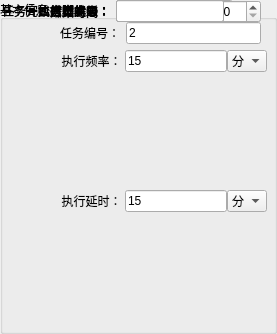
       <widget class="QGroupBox" name="groupBox_Basic_object_2">
        <property name="geometry">
         <rect>
          <x>1</x>
          <y>11</y>
          <width>277</width>
          <height>334</height>
         </rect>
        </property>
        <property name="maximumSize">
         <size>
          <width>300</width>
          <height>16777215</height>
         </size>
        </property>
        <property name="title">
         <string>基本信息</string>
        </property>
        <widget class="QWidget" name="">
         <property name="geometry">
          <rect>
           <x>10</x>
           <y>22</y>
           <width>251</width>
           <height>22</height>
          </rect>
         </property>
         <layout class="QHBoxLayout" name="horizontalLayout_156">
          <item>
           <widget class="QLabel" name="label_cfg_no_2">
            <property name="sizePolicy">
             <sizepolicy hsizetype="Fixed" vsizetype="Preferred">
              <horstretch>0</horstretch>
              <verstretch>0</verstretch>
             </sizepolicy>
            </property>
            <property name="minimumSize">
             <size>
              <width>110</width>
              <height>0</height>
             </size>
            </property>
            <property name="maximumSize">
             <size>
              <width>110</width>
              <height>16777215</height>
             </size>
            </property>
            <property name="text">
             <string>任务编号：</string>
            </property>
            <property name="alignment">
             <set>Qt::AlignRight|Qt::AlignTrailing|Qt::AlignVCenter</set>
            </property>
           </widget>
          </item>
          <item>
           <widget class="QLineEdit" name="lineEdit_cfg_no_2">
            <property name="sizePolicy">
             <sizepolicy hsizetype="Minimum" vsizetype="Fixed">
              <horstretch>0</horstretch>
              <verstretch>0</verstretch>
             </sizepolicy>
            </property>
            <property name="minimumSize">
             <size>
              <width>100</width>
              <height>0</height>
             </size>
            </property>
            <property name="maximumSize">
             <size>
              <width>16777215</width>
              <height>16777215</height>
             </size>
            </property>
            <property name="sizeIncrement">
             <size>
              <width>150</width>
              <height>0</height>
             </size>
            </property>
            <property name="baseSize">
             <size>
              <width>150</width>
              <height>0</height>
             </size>
            </property>
            <property name="text">
             <string>2</string>
            </property>
            <property name="maxLength">
             <number>4</number>
            </property>
           </widget>
          </item>
         </layout>
        </widget>
        <widget class="QWidget" name="">
         <property name="geometry">
          <rect>
           <x>10</x>
           <y>50</y>
           <width>257</width>
           <height>22</height>
          </rect>
         </property>
         <layout class="QHBoxLayout" name="horizontalLayout_9">
          <property name="spacing">
           <number>0</number>
          </property>
          <item>
           <widget class="QLabel" name="label_maddr_2">
            <property name="sizePolicy">
             <sizepolicy hsizetype="Fixed" vsizetype="Preferred">
              <horstretch>0</horstretch>
              <verstretch>0</verstretch>
             </sizepolicy>
            </property>
            <property name="minimumSize">
             <size>
              <width>115</width>
              <height>0</height>
             </size>
            </property>
            <property name="maximumSize">
             <size>
              <width>110</width>
              <height>16777215</height>
             </size>
            </property>
            <property name="text">
             <string>执行频率： </string>
            </property>
            <property name="alignment">
             <set>Qt::AlignRight|Qt::AlignTrailing|Qt::AlignVCenter</set>
            </property>
           </widget>
          </item>
          <item>
           <widget class="QLineEdit" name="lineEdit_maddr_2">
            <property name="sizePolicy">
             <sizepolicy hsizetype="Minimum" vsizetype="Fixed">
              <horstretch>0</horstretch>
              <verstretch>0</verstretch>
             </sizepolicy>
            </property>
            <property name="minimumSize">
             <size>
              <width>102</width>
              <height>0</height>
             </size>
            </property>
            <property name="maximumSize">
             <size>
              <width>50</width>
              <height>16777215</height>
             </size>
            </property>
            <property name="sizeIncrement">
             <size>
              <width>150</width>
              <height>0</height>
             </size>
            </property>
            <property name="baseSize">
             <size>
              <width>150</width>
              <height>0</height>
             </size>
            </property>
            <property name="text">
             <string>15</string>
            </property>
            <property name="maxLength">
             <number>2</number>
            </property>
           </widget>
          </item>
          <item>
           <widget class="QComboBox" name="comboBox">
            <property name="minimumSize">
             <size>
              <width>40</width>
              <height>0</height>
             </size>
            </property>
            <property name="maximumSize">
             <size>
              <width>35</width>
              <height>16777215</height>
             </size>
            </property>
            <property name="currentIndex">
             <number>1</number>
            </property>
            <item>
             <property name="text">
              <string>秒</string>
             </property>
            </item>
            <item>
             <property name="text">
              <string>分</string>
             </property>
            </item>
            <item>
             <property name="text">
              <string>时</string>
             </property>
            </item>
            <item>
             <property name="text">
              <string>日</string>
             </property>
            </item>
            <item>
             <property name="text">
              <string>月</string>
             </property>
            </item>
            <item>
             <property name="text">
              <string>年</string>
             </property>
            </item>
           </widget>
          </item>
         </layout>
        </widget>
        <widget class="QWidget" name="">
         <layout class="QHBoxLayout" name="horizontalLayout_76">
          <item>
           <widget class="QLabel" name="label_baudrate_2">
            <property name="sizePolicy">
             <sizepolicy hsizetype="Fixed" vsizetype="Preferred">
              <horstretch>0</horstretch>
              <verstretch>0</verstretch>
             </sizepolicy>
            </property>
            <property name="minimumSize">
             <size>
              <width>110</width>
              <height>0</height>
             </size>
            </property>
            <property name="maximumSize">
             <size>
              <width>110</width>
              <height>16777215</height>
             </size>
            </property>
            <property name="text">
             <string>方案类型：</string>
            </property>
            <property name="alignment">
             <set>Qt::AlignRight|Qt::AlignTrailing|Qt::AlignVCenter</set>
            </property>
           </widget>
          </item>
          <item>
           <widget class="QComboBox" name="comboBox_baudrate_2">
            <property name="currentIndex">
             <number>0</number>
            </property>
            <item>
             <property name="text">
              <string>普通采集方案(1)</string>
             </property>
            </item>
            <item>
             <property name="text">
              <string>事件采集方案(2)</string>
             </property>
            </item>
            <item>
             <property name="text">
              <string>透明方案(3)</string>
             </property>
            </item>
            <item>
             <property name="text">
              <string>上报方案(4)</string>
             </property>
            </item>
            <item>
             <property name="text">
              <string>脚本方案(5)</string>
             </property>
            </item>
           </widget>
          </item>
         </layout>
        </widget>
        <widget class="QWidget" name="">
         <layout class="QHBoxLayout" name="horizontalLayout_77">
          <item>
           <widget class="QLabel" name="label_port_2">
            <property name="sizePolicy">
             <sizepolicy hsizetype="Fixed" vsizetype="Preferred">
              <horstretch>0</horstretch>
              <verstretch>0</verstretch>
             </sizepolicy>
            </property>
            <property name="minimumSize">
             <size>
              <width>110</width>
              <height>0</height>
             </size>
            </property>
            <property name="maximumSize">
             <size>
              <width>110</width>
              <height>16777215</height>
             </size>
            </property>
            <property name="text">
             <string>方案编号：</string>
            </property>
            <property name="alignment">
             <set>Qt::AlignRight|Qt::AlignTrailing|Qt::AlignVCenter</set>
            </property>
           </widget>
          </item>
          <item>
           <widget class="QLineEdit" name="lineEdit"/>
          </item>
         </layout>
        </widget>
        <widget class="QWidget" name="">
         <layout class="QHBoxLayout" name="horizontalLayout_78">
          <item>
           <widget class="QLabel" name="label_ptl_2">
            <property name="sizePolicy">
             <sizepolicy hsizetype="Fixed" vsizetype="Preferred">
              <horstretch>0</horstretch>
              <verstretch>0</verstretch>
             </sizepolicy>
            </property>
            <property name="minimumSize">
             <size>
              <width>110</width>
              <height>0</height>
             </size>
            </property>
            <property name="maximumSize">
             <size>
              <width>110</width>
              <height>16777215</height>
             </size>
            </property>
            <property name="text">
             <string>开始时间：</string>
            </property>
            <property name="alignment">
             <set>Qt::AlignRight|Qt::AlignTrailing|Qt::AlignVCenter</set>
            </property>
           </widget>
          </item>
          <item>
           <widget class="QDateTimeEdit" name="dateTimeEdit"/>
          </item>
         </layout>
        </widget>
        <widget class="QWidget" name="">
         <layout class="QHBoxLayout" name="horizontalLayout_79">
          <item>
           <widget class="QLabel" name="label_rate_2">
            <property name="sizePolicy">
             <sizepolicy hsizetype="Fixed" vsizetype="Preferred">
              <horstretch>0</horstretch>
              <verstretch>0</verstretch>
             </sizepolicy>
            </property>
            <property name="minimumSize">
             <size>
              <width>110</width>
              <height>0</height>
             </size>
            </property>
            <property name="maximumSize">
             <size>
              <width>110</width>
              <height>16777215</height>
             </size>
            </property>
            <property name="font">
             <font>
              <family>Agency FB</family>
              <pointsize>9</pointsize>
             </font>
            </property>
            <property name="text">
             <string>结束时间：</string>
            </property>
            <property name="alignment">
             <set>Qt::AlignRight|Qt::AlignTrailing|Qt::AlignVCenter</set>
            </property>
           </widget>
          </item>
          <item>
           <widget class="QDateTimeEdit" name="dateTimeEdit_2"/>
          </item>
         </layout>
        </widget>
        <widget class="QWidget" name="">
         <property name="geometry">
          <rect>
           <x>10</x>
           <y>190</y>
           <width>257</width>
           <height>22</height>
          </rect>
         </property>
         <layout class="QHBoxLayout" name="horizontalLayout_23">
          <property name="spacing">
           <number>0</number>
          </property>
          <item>
           <widget class="QLabel" name="label_maddr_5">
            <property name="sizePolicy">
             <sizepolicy hsizetype="Fixed" vsizetype="Preferred">
              <horstretch>0</horstretch>
              <verstretch>0</verstretch>
             </sizepolicy>
            </property>
            <property name="minimumSize">
             <size>
              <width>115</width>
              <height>0</height>
             </size>
            </property>
            <property name="maximumSize">
             <size>
              <width>115</width>
              <height>16777215</height>
             </size>
            </property>
            <property name="text">
             <string>执行延时： </string>
            </property>
            <property name="alignment">
             <set>Qt::AlignRight|Qt::AlignTrailing|Qt::AlignVCenter</set>
            </property>
           </widget>
          </item>
          <item>
           <widget class="QLineEdit" name="lineEdit_maddr_5">
            <property name="sizePolicy">
             <sizepolicy hsizetype="Minimum" vsizetype="Fixed">
              <horstretch>0</horstretch>
              <verstretch>0</verstretch>
             </sizepolicy>
            </property>
            <property name="minimumSize">
             <size>
              <width>102</width>
              <height>0</height>
             </size>
            </property>
            <property name="maximumSize">
             <size>
              <width>100</width>
              <height>16777215</height>
             </size>
            </property>
            <property name="sizeIncrement">
             <size>
              <width>150</width>
              <height>0</height>
             </size>
            </property>
            <property name="baseSize">
             <size>
              <width>150</width>
              <height>0</height>
             </size>
            </property>
            <property name="text">
             <string>15</string>
            </property>
            <property name="maxLength">
             <number>2</number>
            </property>
           </widget>
          </item>
          <item>
           <widget class="QComboBox" name="comboBox_3">
            <property name="minimumSize">
             <size>
              <width>35</width>
              <height>0</height>
             </size>
            </property>
            <property name="maximumSize">
             <size>
              <width>40</width>
              <height>16777215</height>
             </size>
            </property>
            <property name="currentIndex">
             <number>1</number>
            </property>
            <item>
             <property name="text">
              <string>秒</string>
             </property>
            </item>
            <item>
             <property name="text">
              <string>分</string>
             </property>
            </item>
            <item>
             <property name="text">
              <string>时</string>
             </property>
            </item>
            <item>
             <property name="text">
              <string>日</string>
             </property>
            </item>
            <item>
             <property name="text">
              <string>月</string>
             </property>
            </item>
            <item>
             <property name="text">
              <string>年</string>
             </property>
            </item>
           </widget>
          </item>
         </layout>
        </widget>
        <widget class="QWidget" name="">
         <layout class="QHBoxLayout" name="horizontalLayout_81">
          <item>
           <widget class="QLabel" name="label_lineMode_2">
            <property name="sizePolicy">
             <sizepolicy hsizetype="Fixed" vsizetype="Preferred">
              <horstretch>0</horstretch>
              <verstretch>0</verstretch>
             </sizepolicy>
            </property>
            <property name="minimumSize">
             <size>
              <width>110</width>
              <height>0</height>
             </size>
            </property>
            <property name="maximumSize">
             <size>
              <width>110</width>
              <height>16777215</height>
             </size>
            </property>
            <property name="font">
             <font>
              <pointsize>9</pointsize>
             </font>
            </property>
            <property name="text">
             <string>执行优先级：</string>
            </property>
            <property name="alignment">
             <set>Qt::AlignRight|Qt::AlignTrailing|Qt::AlignVCenter</set>
            </property>
           </widget>
          </item>
          <item>
           <widget class="QLineEdit" name="lineEdit_2"/>
          </item>
         </layout>
        </widget>
        <widget class="QWidget" name="">
         <layout class="QHBoxLayout" name="horizontalLayout_82">
          <item>
           <widget class="QLabel" name="label_usrType_2">
            <property name="sizePolicy">
             <sizepolicy hsizetype="Fixed" vsizetype="Preferred">
              <horstretch>0</horstretch>
              <verstretch>0</verstretch>
             </sizepolicy>
            </property>
            <property name="minimumSize">
             <size>
              <width>110</width>
              <height>0</height>
             </size>
            </property>
            <property name="maximumSize">
             <size>
              <width>110</width>
              <height>16777215</height>
             </size>
            </property>
            <property name="text">
             <string>执行状态：</string>
            </property>
            <property name="alignment">
             <set>Qt::AlignRight|Qt::AlignTrailing|Qt::AlignVCenter</set>
            </property>
           </widget>
          </item>
          <item>
           <widget class="QComboBox" name="comboBox_usrType_2">
            <property name="minimumSize">
             <size>
              <width>50</width>
              <height>0</height>
             </size>
            </property>
            <property name="editable">
             <bool>true</bool>
            </property>
            <item>
             <property name="text">
              <string>正常</string>
             </property>
            </item>
            <item>
             <property name="text">
              <string>停用</string>
             </property>
            </item>
           </widget>
          </item>
         </layout>
        </widget>
        <widget class="QWidget" name="">
         <layout class="QHBoxLayout" name="horizontalLayout_83">
          <item>
           <widget class="QLabel" name="label_stdA_2">
            <property name="sizePolicy">
             <sizepolicy hsizetype="Fixed" vsizetype="Preferred">
              <horstretch>0</horstretch>
              <verstretch>0</verstretch>
             </sizepolicy>
            </property>
            <property name="minimumSize">
             <size>
              <width>110</width>
              <height>0</height>
             </size>
            </property>
            <property name="maximumSize">
             <size>
              <width>110</width>
              <height>16777215</height>
             </size>
            </property>
            <property name="font">
             <font>
              <pointsize>9</pointsize>
             </font>
            </property>
            <property name="text">
             <string>任务开始前脚本ID：</string>
            </property>
            <property name="alignment">
             <set>Qt::AlignRight|Qt::AlignTrailing|Qt::AlignVCenter</set>
            </property>
           </widget>
          </item>
          <item>
           <widget class="QLineEdit" name="lineEdit_3"/>
          </item>
         </layout>
        </widget>
        <widget class="QWidget" name="">
         <layout class="QHBoxLayout" name="horizontalLayout_84">
          <item>
           <widget class="QLabel" name="label_stdV_2">
            <property name="sizePolicy">
             <sizepolicy hsizetype="Fixed" vsizetype="Preferred">
              <horstretch>0</horstretch>
              <verstretch>0</verstretch>
             </sizepolicy>
            </property>
            <property name="minimumSize">
             <size>
              <width>110</width>
              <height>0</height>
             </size>
            </property>
            <property name="maximumSize">
             <size>
              <width>110</width>
              <height>16777215</height>
             </size>
            </property>
            <property name="text">
             <string>任务完成后脚本ID：</string>
            </property>
            <property name="alignment">
             <set>Qt::AlignRight|Qt::AlignTrailing|Qt::AlignVCenter</set>
            </property>
           </widget>
          </item>
          <item>
           <widget class="QLineEdit" name="lineEdit_4"/>
          </item>
         </layout>
        </widget>
       </widget>
